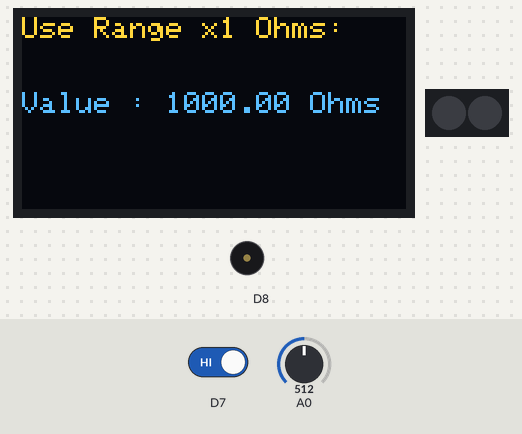
A sketch run on a simulated ESP8266 (NodeMCU). On the bench: 128×64 one-colour display, 2 RGB LEDs in strip order, left to right, buzzer (waves = sounding). The test bench sets the inputs (shaded band); at power-on: A0 = 512, D7 HIGH. The OLED is the two-colour kind (top 16 rows yellow); the strip is taken to match the declared colour order; the display library's start-up logo is not drawn; what the sketch prints to the serial monitor is not drawn.

Above: at 6.2 s.
6.3 s: A0 set to 716
At 7.5 s:
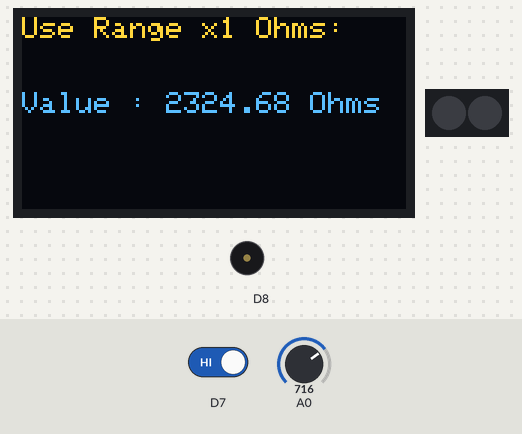
8.1 s: D7 driven LOW
At 8.6 s:
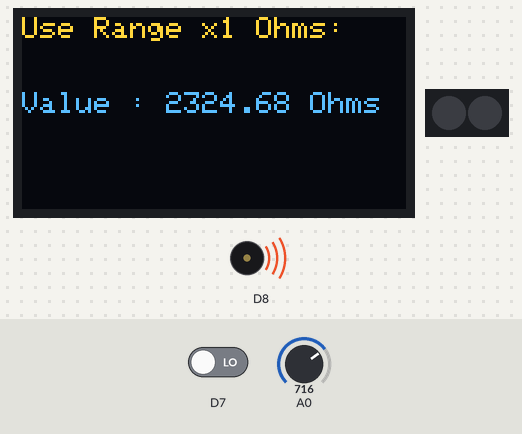
10.2 s: D7 driven HIGH
At 10.6 s:
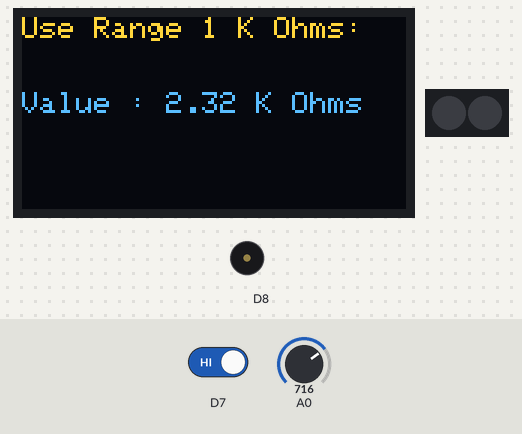
11.7 s: A0 set to 900
At 12.2 s:
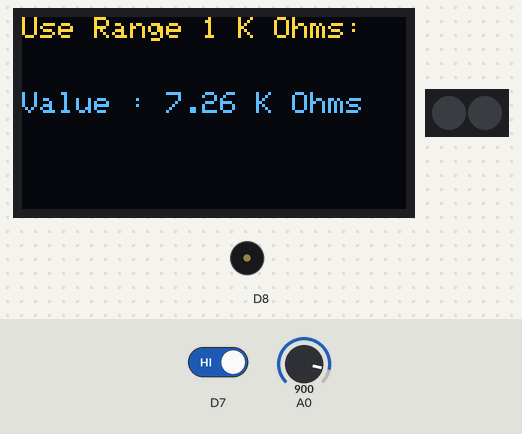
13.3 s: D7 driven LOW
At 13.7 s:
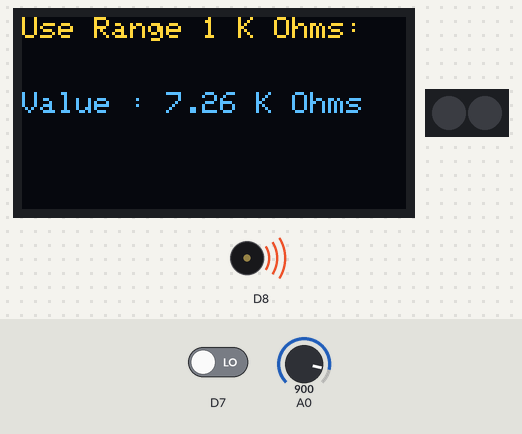
Timing chart, 0 to 16.3 s (numbered marks = the images above; inputs shaded):
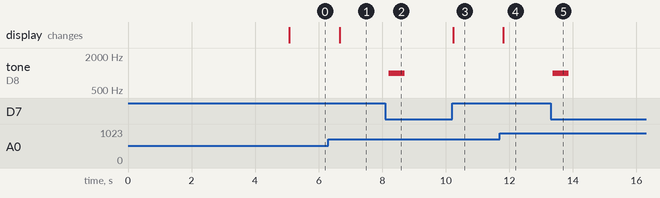

Measured:
- after the input at 6.3 s, the display: changes after 0.36 s (image 1)
- after the input at 8.1 s, tone on D8: silent → 1000 Hz after 0.11 s, → silent 0.50 s later
- after the input at 10.2 s, the display: changes at once (image 3)
- after the input at 11.7 s, the display: changes after 0.11 s (image 4)
- after the input at 13.3 s, tone on D8: silent → 1000 Hz after 0.07 s, → silent 0.50 s later

The sketch:

OhmsMeter.ino
```cpp
#include <Wire.h>
#include <Adafruit_GFX.h>
#include <Adafruit_SSD1306.h>
Adafruit_SSD1306 display(-1);


#include <Adafruit_NeoPixel.h>
#define NUMSLEDs 2
#define PINSLEDs 10
Adafruit_NeoPixel SLEDs = Adafruit_NeoPixel(NUMSLEDs, PINSLEDs, NEO_RGB + NEO_KHZ800);

float R = 1000;
float Vcc = 3.3;
float Vx;
float Rx;
int loli = 1;
void setup() {
  Serial.begin(9600);
  Wire.begin();
  display.begin(SSD1306_SWITCHCAPVCC, 0x3C);
  display.display();

  display.clearDisplay();
  display.setTextSize(1);
  display.setTextColor(WHITE);
  delay(5000);

  pinMode(PINSLEDs,OUTPUT);
  SLEDs.begin();
  SLEDs.show();
}


void loop() {

  if (digitalRead(D7) == 0) {
    tone(D8, 1000, 500);
    loli = loli + 1;
    while (digitalRead(D7) == 0) {
      if (loli > 3) {
        loli = 1;
      }
      delay(100);
    }
  }
  if (loli == 1) {
    int Val = analogRead(A0);
    Vx = (Val * Vcc) / 1024;
    Serial.println(Val);
    Rx = (Vx * R) / (Vcc - Vx);
    Serial.print(Rx);
    Serial.println("  Ohms");

    display.clearDisplay();
    display.setCursor(0, 0);
    display.print("Use Range x1 Ohms:");
    display.setCursor(0, 25);
    display.print("Value : ");
    display.print(Rx);
    display.print(" Ohms");
    display.display();
    delay(500);
  }

  if (loli == 2) {
    int Val = analogRead(A0);
    Vx = (Val * Vcc) / 1024;
    Rx = ((Vx * R ) / (Vcc - Vx) / 1000);
    Serial.print(Rx);
    Serial.println("  K Ohms");

    display.clearDisplay();
    display.setCursor(0, 0);
    display.print("Use Range 1 K Ohms:");
    display.setCursor(0, 25);
    display.print("Value : ");
    display.print(Rx);
    display.println(" K Ohms");
    display.display();
    delay(500);
  }

  if (loli == 3) {
    int Val = analogRead(A0);
    Vx = (Val * Vcc) / 1024;
    Rx = ((Vx * R ) / (Vcc - Vx) / 10000);
    Serial.print(Rx);
    Serial.println("  K Ohms");

    display.clearDisplay();
    display.setCursor(0, 0);
    display.print("Use Range 10 K Ohms:");
    display.setCursor(0, 25);
    display.print("Value : ");
    display.print(Rx);
    display.print(" K Ohms");
    display.display();
    delay(500);
  }
}
```
